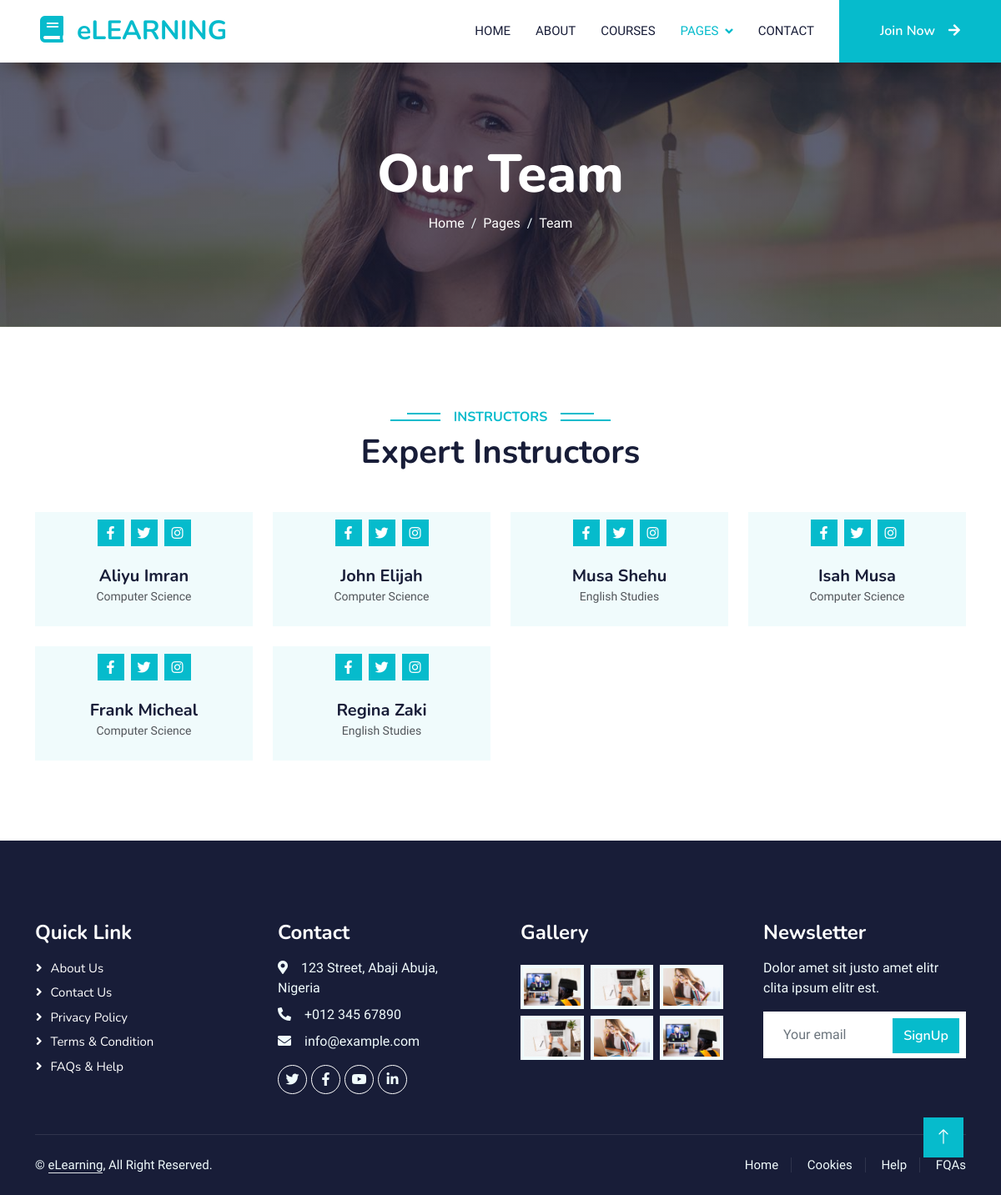
The app's page /team.php with its own data.
### tables this page shows
CREATE TABLE `teacher` (
  `teacher_id` int(11) NOT NULL,
  `username` varchar(100) NOT NULL,
  `password` varchar(200) NOT NULL,
  `firstname` varchar(100) NOT NULL,
  `lastname` varchar(100) NOT NULL,
  `department_id` int(11) NOT NULL,
  `location` varchar(200) NOT NULL,
  `about` varchar(500) NOT NULL,
  `teacher_status` varchar(20) NOT NULL,
  `teacher_stat` varchar(100) NOT NULL
);

CREATE TABLE `department` (
  `department_id` int(11) NOT NULL,
  `department_name` varchar(100) NOT NULL,
  `dean` varchar(100) NOT NULL
);

### team.php (the view, shortened to what this page needs)
<?php
 include('dbcon.php');
?>
<!DOCTYPE html>
<html lang="en">
<head>
    <link href="https://cdnjs.cloudflare.com/ajax/libs/font-awesome/5.10.0/css/all.min.css" rel="stylesheet">
    <link href="https://cdn.jsdelivr.net/npm/bootstrap-icons@1.4.1/font/bootstrap-icons.css" rel="stylesheet">
    <link href="lib/animate/animate.min.css" rel="stylesheet">
    <link href="lib/owlcarousel/assets/owl.carousel.min.css" rel="stylesheet">
    <link href="css/bootstrap.min.css" rel="stylesheet">
    <link href="css/style.css" rel="stylesheet">
</head>
<body>
    <nav class="navbar navbar-expand-lg bg-white navbar-light shadow sticky-top p-0">
        <a href="index.phpphp" class="navbar-brand d-flex align-items-center px-4 px-lg-5">
            <h2 class="m-0 text-primary"><i class="fa fa-book me-3"></i>eLEARNING</h2>
        </a>
        <div class="collapse navbar-collapse" id="navbarCollapse">
            <div class="navbar-nav ms-auto p-4 p-lg-0">
                <a href="index.php" class="nav-item nav-link">Home</a>
                <a href="about.php" class="nav-item nav-link">About</a>
                <a href="courses.php" class="nav-item nav-link">Courses</a>
                <div class="nav-item dropdown">
                    <a href="#" class="nav-link dropdown-toggle active" data-bs-toggle="dropdown">Pages</a>
                </div>
                <a href="contact.php" class="nav-item nav-link">Contact</a>
            </div>
            <a href="auth.php" class="btn btn-primary py-4 px-lg-5 d-none d-lg-block">Join Now<i class="fa fa-arrow-right ms-3"></i></a>
        </div>
    </nav>
    <div class="container-fluid bg-primary py-5 mb-5 page-header">
        <div class="container py-5">
            <div class="row justify-content-center">
                <div class="col-lg-10 text-center">
                    <h1 class="display-3 text-white animated slideInDown">Our Team</h1>
                    <nav aria-label="breadcrumb">
                        <ol class="breadcrumb justify-content-center">
                            <li class="breadcrumb-item"><a class="text-white" href="index.php">Home</a></li>
                            <li class="breadcrumb-item"><a class="text-white" href="#">Pages</a></li>
                            <li class="breadcrumb-item text-white active" aria-current="page">Team</li>
                        </ol>
                    </nav>
                </div>
            </div>
        </div>
    </div>
    <div class="container-xxl py-5">
        <div class="container">
            <div class="text-center wow fadeInUp" data-wow-delay="0.1s">
                <h6 class="section-title bg-white text-center text-primary px-3">Instructors</h6>
                <h1 class="mb-5">Expert Instructors</h1>
            </div>
            <div class="row g-4">
                <?php
                        $subject_query = mysqli_query($conn,"select * from teacher")or die(mysqli_error());
                        while($row = mysqli_fetch_array($subject_query)){
                        $department_id = $row['department_id'];
                        $getDept = mysqli_query($conn,"select * from department where department_id='$department_id'")or die(mysqli_error());
                        $dept = mysqli_fetch_array($getDept);
                        $discipline = $dept['department_name'];
                ?>
                <div class="col-lg-3 col-md-6 wow fadeInUp" data-wow-delay="0.1s">
                    <div class="team-item bg-light">
                        <div class="overflow-hidden">
                        </div>
                        <div class="position-relative d-flex justify-content-center" style="margin-top: -23px;">
                            <div class="bg-light d-flex justify-content-center pt-2 px-1">
                                <a class="btn btn-sm-square btn-primary mx-1" href=""><i class="fab fa-facebook-f"></i></a>
                                <a class="btn btn-sm-square btn-primary mx-1" href=""><i class="fab fa-twitter"></i></a>
                                <a class="btn btn-sm-square btn-primary mx-1" href=""><i class="fab fa-instagram"></i></a>
                            </div>
                        </div>
                        <div class="text-center p-4">
                            <h5 class="mb-0"><?php echo $row['firstname'] . ' '. $row['lastname']; ?></h5>
                            <small><?php echo $discipline; ?></small>
                        </div>
                    </div>
                </div>
                <?php } ?>
            </div>
        </div>
    </div>
    <div class="container-fluid bg-dark text-light footer pt-5 mt-5 wow fadeIn" data-wow-delay="0.1s">
        <div class="container py-5">
            <div class="row g-5">
                <div class="col-lg-3 col-md-6">
                    <h4 class="text-white mb-3">Quick Link</h4>
                    <a class="btn btn-link" href="about.php">About Us</a>
                    <a class="btn btn-link" href="contact.php">Contact Us</a>
                    <a class="btn btn-link" href="">Privacy Policy</a>
                    <a class="btn btn-link" href="">Terms & Condition</a>
                    <a class="btn btn-link" href="">FAQs & Help</a>
                </div>
                <div class="col-lg-3 col-md-6">
                    <h4 class="text-white mb-3">Contact</h4>
                    <p class="mb-2"><i class="fa fa-map-marker-alt me-3"></i>123 Street, Abaji Abuja, Nigeria</p>
                    <p class="mb-2"><i class="fa fa-phone-alt me-3"></i>+012 345 67890</p>
                    <p class="mb-2"><i class="fa fa-envelope me-3"></i>info@example.com</p>
                    <div class="d-flex pt-2">
                        <a class="btn btn-outline-light btn-social" href=""><i class="fab fa-twitter"></i></a>
                        <a class="btn btn-outline-light btn-social" href=""><i class="fab fa-facebook-f"></i></a>
                        <a class="btn btn-outline-light btn-social" href=""><i class="fab fa-youtube"></i></a>
                        <a class="btn btn-outline-light btn-social" href=""><i class="fab fa-linkedin-in"></i></a>
                    </div>
                </div>
                <div class="col-lg-3 col-md-6">
                    <h4 class="text-white mb-3">Gallery</h4>
                    <div class="row g-2 pt-2">
                        <div class="col-4">
                            <img class="img-fluid bg-light p-1" src="img/course-1.jpg" alt="">
                        </div>
                        <div class="col-4">
                            <img class="img-fluid bg-light p-1" src="img/course-2.jpg" alt="">
                        </div>
                        <div class="col-4">
                            <img class="img-fluid bg-light p-1" src="img/course-3.jpg" alt="">
                        </div>
                        <div class="col-4">
                            <img class="img-fluid bg-light p-1" src="img/course-2.jpg" alt="">
                        </div>
                        <div class="col-4">
                            <img class="img-fluid bg-light p-1" src="img/course-3.jpg" alt="">
                        </div>
                        <div class="col-4">
                            <img class="img-fluid bg-light p-1" src="img/course-1.jpg" alt="">
                        </div>
                    </div>
                </div>
                <div class="col-lg-3 col-md-6">
                    <h4 class="text-white mb-3">Newsletter</h4>
                    <p>Dolor amet sit justo amet elitr clita ipsum elitr est.</p>
                    <div class="position-relative mx-auto" style="max-width: 400px;">
                        <input class="form-control border-0 w-100 py-3 ps-4 pe-5" type="text" placeholder="Your email">
                        <button type="button" class="btn btn-primary py-2 position-absolute top-0 end-0 mt-2 me-2">SignUp</button>
                    </div>
                </div>
            </div>
        </div>
        <div class="container">
            <div class="copyright">
                <div class="row">
                    <div class="col-md-6 text-center text-md-start mb-3 mb-md-0">
                        &copy; <a class="border-bottom" href="#">eLearning</a>, All Right Reserved.
                    </div>
                    <div class="col-md-6 text-center text-md-end">
                        <div class="footer-menu">
                            <a href="index.php">Home</a>
                            <a href="">Cookies</a>
                            <a href="">Help</a>
                            <a href="">FQAs</a>
                        </div>
                    </div>
                </div>
            </div>
        </div>
    </div>
    <a href="#" class="btn btn-lg btn-primary btn-lg-square back-to-top"><i class="bi bi-arrow-up"></i></a>
</body>
</html>

### css/style.css (style rules this page uses)
:root { --primary: #06BBCC; --light: #F0FBFC; --dark: #181d38; }
.back-to-top { position: fixed; display: none; right: 45px; bottom: 45px; z-index: 99; }
.btn { font-family: 'Nunito', sans-serif; font-weight: 600; transition: .5s; }
.btn.btn-primary, .btn.btn-secondary { color: #FFFFFF; }
.btn-sm-square { width: 32px; height: 32px; }
.btn-lg-square { width: 48px; height: 48px; }
.btn-square, .btn-sm-square, .btn-lg-square { padding: 0; display: flex; align-items: center; justify-content: center; font-weight: normal; border-radius: 0px; }
.navbar .dropdown-toggle::after { border: none; content: "\f107"; font-family: "Font Awesome 5 Free"; font-weight: 900; vertical-align: middle; margin-left: 8px; }
.navbar-light .navbar-nav .nav-link { margin-right: 30px; padding: 25px 0; color: #FFFFFF; font-size: 15px; text-transform: uppercase; outline: none; }
.navbar-light .navbar-nav .nav-link:hover, .navbar-light .navbar-nav .nav-link.active { color: var(--primary); }
.navbar-light .navbar-brand, .navbar-light a.btn { height: 75px; }
.navbar-light .navbar-nav .nav-link { color: var(--dark); font-weight: 500; }
.navbar-light.sticky-top { top: -100px; transition: .5s; }
.page-header { background: linear-gradient(rgba(24, 29, 56, .7), rgba(24, 29, 56, .7)), url(../img/carousel-1.jpg); background-position: center center; background-repeat: no-repeat; background-size: cover; }
.breadcrumb-item + .breadcrumb-item::before { color: var(--light); }
.section-title { position: relative; display: inline-block; text-transform: uppercase; }
.section-title::before { position: absolute; content: ""; width: calc(100% + 80px); height: 2px; top: 4px; left: -40px; background: var(--primary); z-index: -1; }
.section-title::after { position: absolute; content: ""; width: calc(100% + 120px); height: 2px; bottom: 5px; left: -60px; background: var(--primary); z-index: -1; }
.footer .btn.btn-social { margin-right: 5px; width: 35px; height: 35px; display: flex; align-items: center; justify-content: center; color: var(--light); font-weight: normal; border: 1px solid #FFFFFF; border-radius: 35px; transition: .3s; }
.footer .btn.btn-link { display: block; margin-bottom: 5px; padding: 0; text-align: left; color: #FFFFFF; font-size: 15px; font-weight: normal; text-transform: capitalize; transition: .3s; }
.footer .btn.btn-link::before { position: relative; content: "\f105"; font-family: "Font Awesome 5 Free"; font-weight: 900; margin-right: 10px; }
.footer .copyright { padding: 25px 0; font-size: 15px; border-top: 1px solid rgba(256, 256, 256, .1); }
.footer .copyright a { color: var(--light); }
.footer .footer-menu a { margin-right: 15px; padding-right: 15px; border-right: 1px solid rgba(255, 255, 255, .1); }
.footer .footer-menu a:last-child { margin-right: 0; padding-right: 0; border-right: none; }

### records on screen
teacher: firstname "Aliyu", lastname "Imran", department.department_name "Computer Science"
teacher: firstname "John", lastname "Elijah", department.department_name "Computer Science"
teacher: firstname "Musa", lastname "Shehu", department.department_name "English Studies"
teacher: firstname "Isah", lastname "Musa", department.department_name "Computer Science"
teacher: firstname "Frank", lastname "Micheal", department.department_name "Computer Science"
teacher: firstname "Regina", lastname "Zaki", department.department_name "English Studies"
